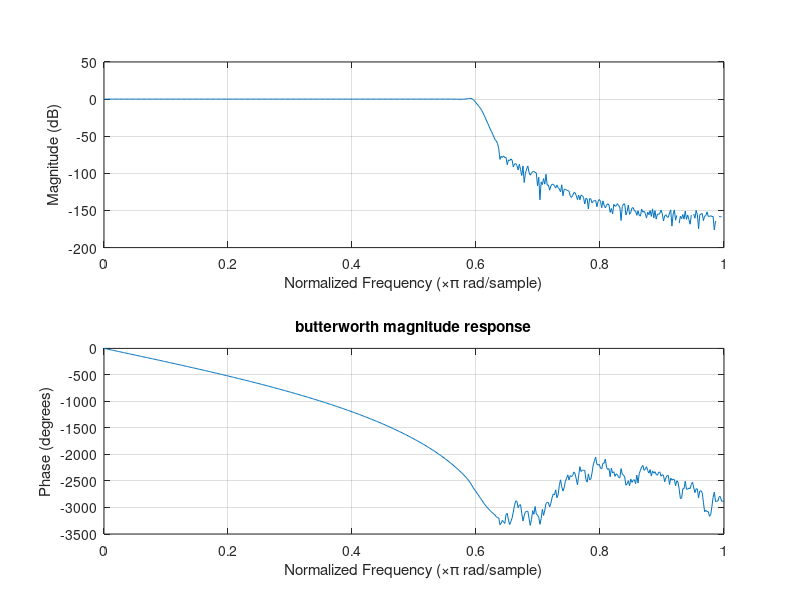
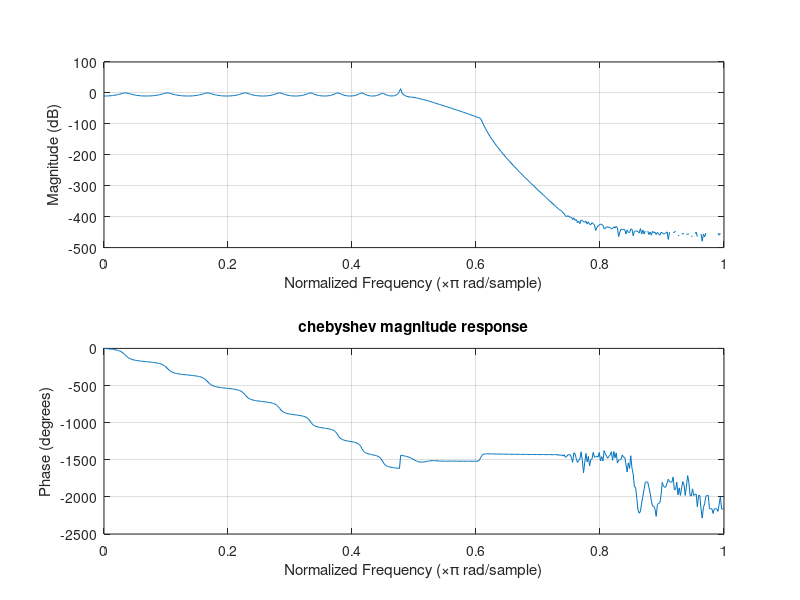

Reproduce these figures in MATLAB, in order.
% PRABHAT KUMAR RAI --- EE18MTECH01005
% CSP ASSIGNMENT 1
% Question -- 5 (b)
%cutoff freq=0.6, stopband freq=0.91, passband ripple=0.001, 
%stopband ripple =0.01

[b1,a1]=butter(60, 0.6, 'low')  %order n=60
%h1=fvtool(b1,a1) 
figure(1)
freqz(b1,a1)
title('butterworth magnitude response');

[b2,a2] = cheby1(40, 10, 0.6);  %order n=40
figure(2)
%h2=fvtool(b2,a2)
freqz(b2,a2)
title('chebyshev magnitude response')
 
%Inference

%On increasing the order the filter of both butterworth & chebyshev 
%will corresponds to the ideal low pass filter with cutoff freq 0.6.